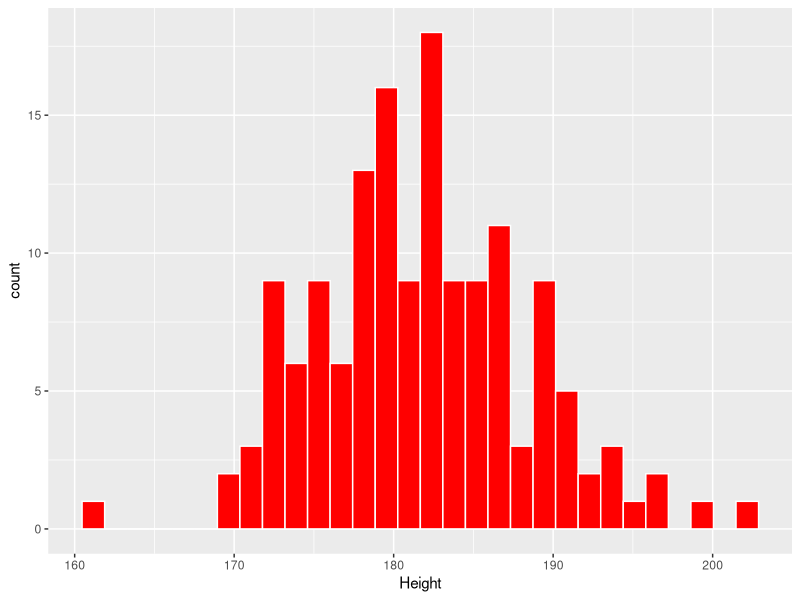

Generate this figure with R:
## ---- chunk 1
knitr::opts_chunk$set(echo = TRUE)
## ---- chunk 2

library(tidyverse)
lobina=tribble(~largo,
               210, 325, 285, 402, 350, 240, 409, 330, 295, 325, 256)
mean(lobina$largo)
## ---- chunk 3
serpiente =tribble(~movimiento,
                   3,2,3,1,3,2,3,3,1,0,2,3,2,0,2, 0)

length(serpiente$movimiento)
median(serpiente$movimiento)
mean(serpiente$movimiento)
## ---- chunk 4
Men_H=tribble(~Height,
187,
187,
185,
187,
179,
185,
178,
173,
183,
187,
173,
189,
180,
185,
171,
176,
184,
185,
183,
179,
182,
174,
196,
182,
183,
193,
184,
178,
181,
179,
184,
186,
178,
180,
181,
176,
184,
187,
191,
189,
176,
190,
180,
190,
183,
174,
185,
187,
181,
189,
173,
174,
191,
192,
180,
190,
178,
185,
185,
174,
178,
178,
181,
180,
180,
178,
180,
189,
178,
183,
171,
192,
197,
182,
190,
170,
172,
182,
180,
191,
187,
181,
171,
174,
184,
202,
195,
180,
181,
185,
188,
180,
182,
184,
177,
182,
177,
182,
181,
182,
175,
200,
188,
184,
184,
174,
177,
176,
173,
172,
178,
181,
180,
169,
161,
188,
179,
175,
178,
186,
190,
184,
178,
187,
191,
182,
176,
181,
177,
177,
176,
191,
194,
173,
193,
182,
173,
178,
182,
182,
173,
176,
177,
186,
178,
185,
179,
182)

Men_H
## ---- chunk 5
ggplot(Men_H, aes(Height))+
  geom_histogram(colour="white", fill="red")
## ---- chunk 6
mean(Men_H$Height)
## ---- chunk 7
es=sd(Men_H$Height)/sqrt(length(Men_H$Height))
es

mean(Men_H$Height)-(es*1.96)
## ---- chunk 8
quantile(Men_H$Height, p=c(0.01,.10,.5 ))
